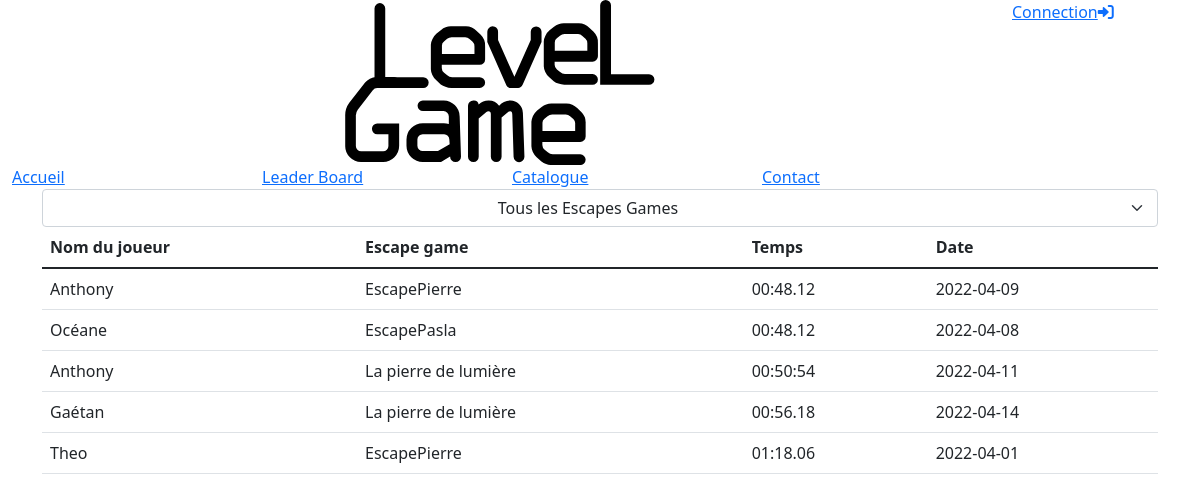
The page /?p=leaderboard on the database its author committed.
### tables this page shows
CREATE TABLE IF NOT EXISTS `jouer` (
  `idUser` int(11) DEFAULT NULL,
  `idEscape` int(11) DEFAULT NULL,
  `date` date NOT NULL,
  `temps` varchar(10) NOT NULL,
  `note` int(5) DEFAULT NULL,
  `message` varchar(100) DEFAULT NULL,
  KEY `idUser` (`idUser`),
  KEY `idEscape` (`idEscape`)
);

CREATE TABLE IF NOT EXISTS `user` (
  `idUser` int(11) NOT NULL AUTO_INCREMENT,
  `nom` varchar(47) NOT NULL,
  `email` varchar(100) NOT NULL,
  `mdp` varchar(61) NOT NULL,
  `niveau` int(11) NOT NULL,
  `adresse` varchar(60) NOT NULL,
  `cp` int(11) NOT NULL,
  `ville` varchar(60) NOT NULL,
  `admin` tinyint(1) DEFAULT NULL,
  PRIMARY KEY (`idUser`),
  KEY `niveau` (`niveau`) USING BTREE
);

CREATE TABLE IF NOT EXISTS `escapegame` (
  `idEscape` int(11) NOT NULL AUTO_INCREMENT,
  `nom` varchar(50) NOT NULL,
  `niveau` int(11) NOT NULL,
  `idType` int(11) NOT NULL,
  `adresse` varchar(60) NOT NULL,
  `cp` int(11) NOT NULL,
  `ville` varchar(60) NOT NULL,
  `description` text,
  PRIMARY KEY (`idEscape`),
  KEY `idType` (`idType`),
  KEY `niveau` (`niveau`)
);

### public/index.php (called while the page is built, shortened)
<?php
require_once "../src/core/rooter.php";
require "views/layout.php";
?>

### src/models/entity/User.php (called while the page is built, shortened)
<?php
class User{
    protected $nom;
    public function getNom()
    {
        return $this->nom;
    }
    public function setNom($nom)
    {
        $this->nom = $nom;
        return $this;
    }
}
?>

### src/models/BddConnection.php (called while the page is built, shortened)
<?php
class BddConnection{
	protected $serveur = "localhost";
	protected $bdd 	= "blocb";
	protected $user = "root";
	protected $password = "";
	protected function getconnect(){
		try{
			$db = new PDO("mysql:host=$this->serveur;dbname=$this->bdd;charset=utf8",$this->user,$this->password);
			return $db;
		}
		catch(PDOException $erreur){
		return "Erreur : ". $erreur->getMessage();
		}
	}
	public function createLeaderboard($filtre){
		$db = $this->getconnect();
		if($filtre == ""){
			$sql = "SELECT user.nom as nomuser,escapegame.nom as nomescape,jouer.temps,jouer.date
			FROM `jouer`
			INNER JOIN `escapegame` ON jouer.idEscape =escapegame.idEscape
			INNER JOIN `user` ON jouer.idUser = user.idUser
			ORDER BY jouer.temps;";
		}
		$rst = $db->prepare($sql);
		$rst->execute();
		return  $rst->fetchAll(PDO::FETCH_ASSOC);
	}
}
?>

### src/models/repository/JouerRepo.php (called while the page is built, shortened)
<?php
class JouerRepo extends BddConnection{
    public function StatsAll($filtre = ""){
        return $this->createLeaderboard($filtre);
    }
}
?>

### src/models/entity/Escapegame.php (called while the page is built, shortened)
<?php
class Escapegame{
    protected $nom;
    public function getNom()
    {
        return $this->nom;
    }
    public function setNom($nom)
    {
        $this->nom = $nom;
        return $this;
    }
}
?>

### src/models/entity/Jouer.php (called while the page is built, shortened)
<?php
class Jouer{
   protected $date;
   protected $temps;
   public function getDate()
   {
      return $this->date;
   }
   public function setDate($date)
   {
      $this->date = $date;
      return $this;
   }
   public function getTemps()
   {
      return $this->temps;
   }
   public function setTemps($temps)
   {
      $this->temps = $temps;
      return $this;
   }
}

### src/controller/leaderboard.php (the view, shortened to what this page needs)
<?php
$Leaderboard = [];
if(empty($_POST['SelectOption'])){
    $option = "";
}else{
    $option = $_POST['SelectOption'];
}
$appelbdd = new JouerRepo();
$leaderboard = $appelbdd->StatsAll($option);
foreach ($leaderboard as $key => $value){
    $jouer = new Jouer();
    $jouer->setDate($value["date"]);
    $jouer->setTemps($value["temps"]);
    $user = new User();
    $user->setNom($value["nomuser"]);
    $escape = new Escapegame();
    $escape->setNom($value["nomescape"]);
    array_push($Leaderboard, [$jouer, $user, $escape]);
}
$htmlLeaderboard = "";
foreach($Leaderboard as $key => $value){
    $htmlLeaderboard .= "<tr>"."<td>".$value[1]->getNom()."</td>"."<td>".$value[2]->getNom()."</td>"."<td>".$value[0]->getTemps()."</td>"."<td>".$value[0]->getDate()."</td>"."</tr>";
}
require("../public/views/leaderboard.php");
?>

### rows shown on the page
jouer: idUser.nom "Anthony", idEscape.nom "EscapePierre", temps "00:48.12", date "2022-04-09"
jouer: idUser.nom "Océane", idEscape.nom "EscapePasla", temps "00:48.12", date "2022-04-08"
jouer: idUser.nom "Anthony", idEscape.nom "La pierre de lumière", temps "00:50:54", date "2022-04-11"
jouer: idUser.nom "Gaétan", idEscape.nom "La pierre de lumière", temps "00:56.18", date "2022-04-14"
jouer: idUser.nom "Theo", idEscape.nom "EscapePierre", temps "01:18.06", date "2022-04-01"
